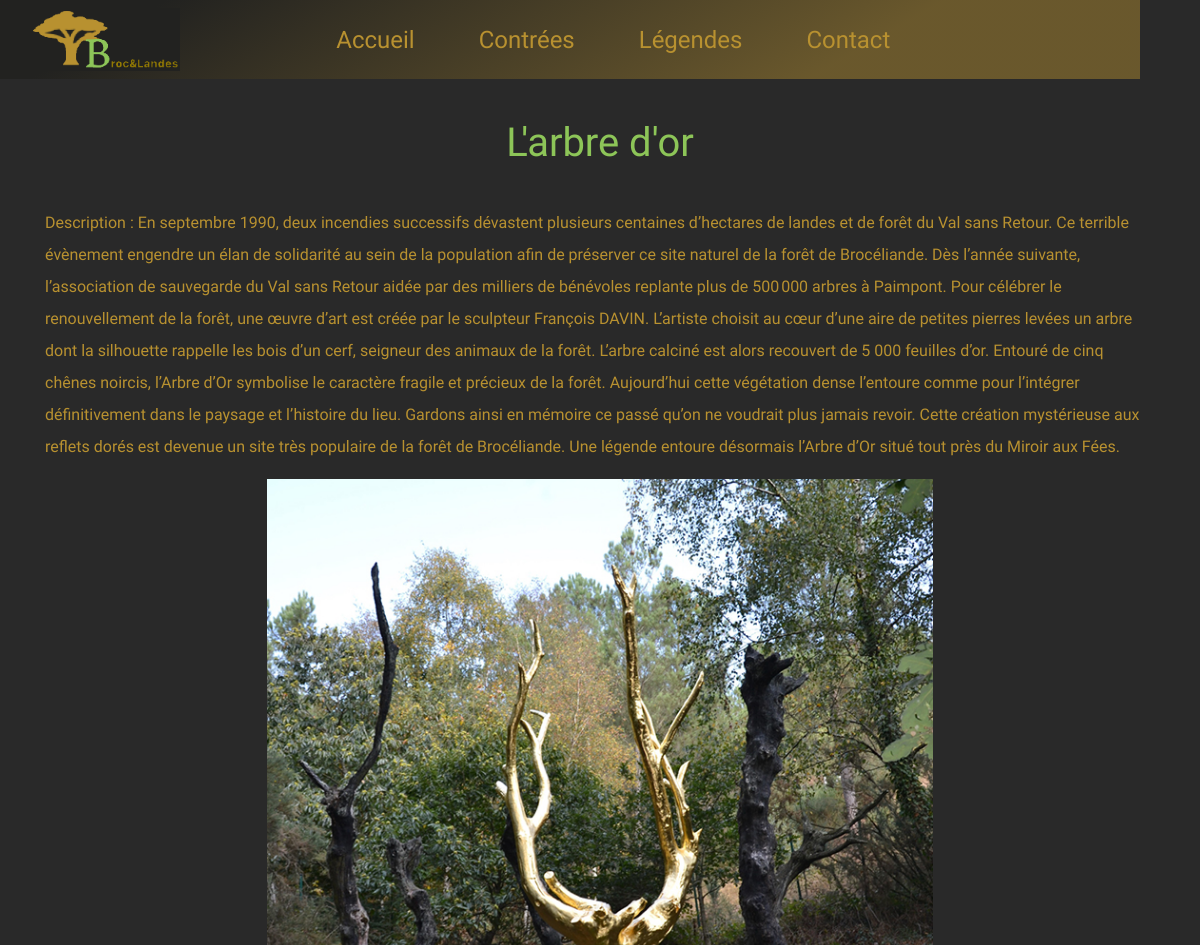
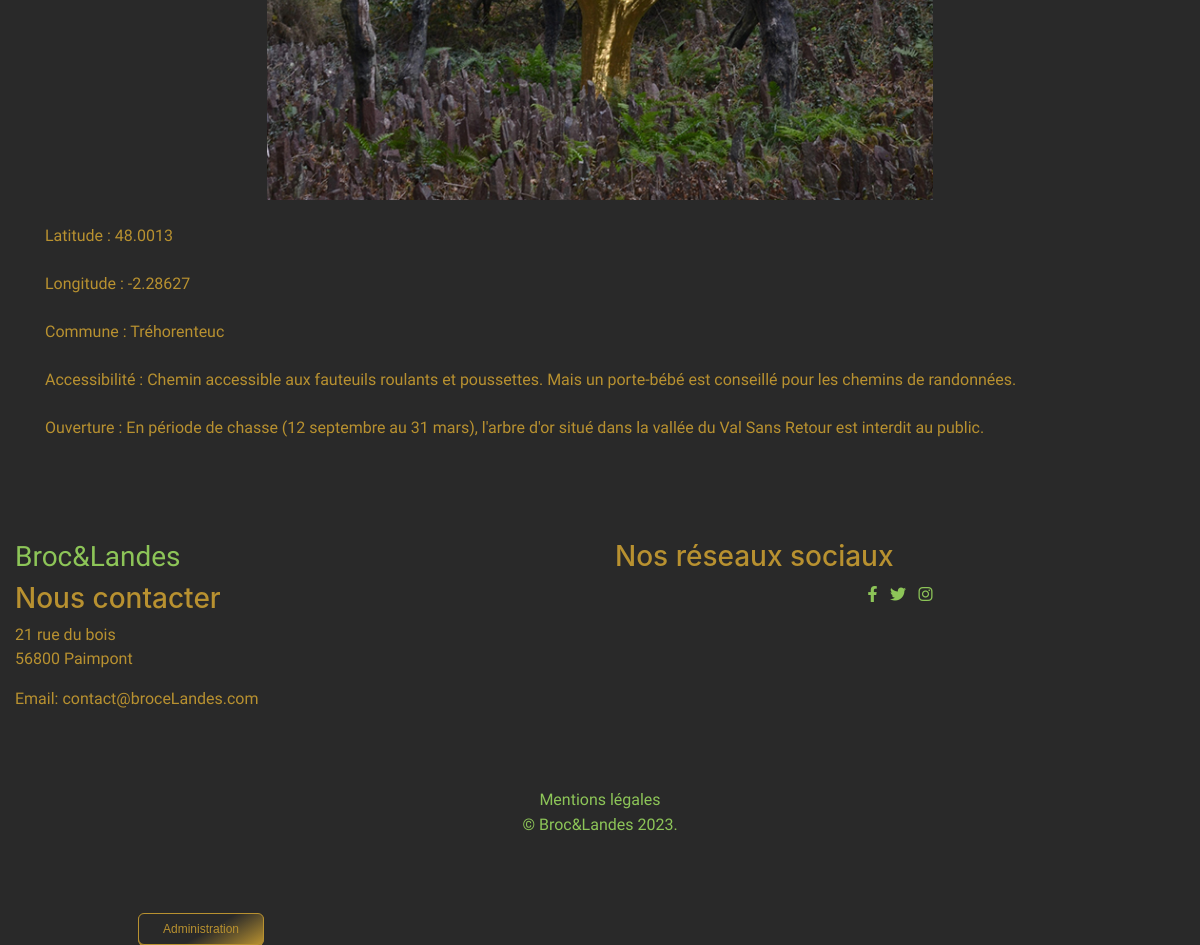
/?action=detailsContree&id=1, run on the app's committed database (2 pictures, top to bottom).
### tables this page shows
CREATE TABLE `contree` (
  `Id_contree` int(11) NOT NULL,
  `titre` varchar(50) NOT NULL,
  `contenu` text DEFAULT NULL,
  `photo` varchar(500) DEFAULT NULL,
  `latitude` float DEFAULT NULL,
  `longitude` float DEFAULT NULL,
  `commune` varchar(50) DEFAULT NULL,
  `accessibilite` varchar(250) DEFAULT NULL,
  `ouverture` varchar(250) DEFAULT NULL
);

### App/Controllers/detailsContreeController.php (called while the page is built, shortened)
<?php
            $id = $_GET['id'];
           $contree = Contree::getById($id);
    include_once('App/Views/viewDetailsContree.php');
?>

### index.php (called while the page is built, shortened)
<?php
require_once(__DIR__ . '/App/routage.php');
if (isset($_GET["action"])) {
    $action = $_GET["action"];
} else {
    $action = "defaut";
}
$fichier = redirectsTo($action);
include(__DIR__ . '/App/Controllers/' . $fichier);
?>

### App/Models/contree.php (called while the page is built, shortened)
<?php
class Contree extends DbConnect
{
    public static function getById($id)
    {
        try {
            $cnx = self::dbConnect();
            $req = $cnx->prepare("SELECT * FROM contree WHERE Id_contree = :id");
            $req->bindValue(':id', $id, PDO::PARAM_INT);
            $req->execute();
            return $req->fetch(PDO::FETCH_ASSOC);
        } catch (PDOException $e) {
            die("Erreur lors de la récupération des données : " . $e->getMessage());
        }
    }
}
?>

### App/Views/viewDetailsContree.php (the view)
<?php
include_once(__DIR__ . '/viewHeader.php');
?>
<main class="container">
    <div class="detailsContree">
        <h1><?= $contree['titre'] ?></h1>
        <p>Description : <?= $contree['contenu'] ?></p>
        <img src="./Data/images/<?= $contree['photo'] ?>" alt="<?= $contree['titre'] ?>">
        <p>Latitude : <?= $contree['latitude'] ?></p>
        <p>Longitude : <?= $contree['longitude'] ?></p>
        <p>Commune : <?= $contree['commune'] ?></p>
        <p>Accessibilité : <?= $contree['accessibilite'] ?></p>
        <p>Ouverture : <?= $contree['ouverture'] ?></p>
    </div>
</main>
<?php
include_once(__DIR__ . '/viewFooter.php');
?>

### Public/css/style.css (style rules this page uses)
:root { --vert: #8DC558; --doree: #b89130; --fond-gris-foncee: #292929; --fond-blanc: #dedddd; --fond-noir: #1c1b1b; }
* { margin: 0; padding: 0; }
h1, h2, h3 h4, p, a { font-family: 'Roboto', Helvetica, sans-serif; text-decoration: none; }
@media only screen and (min-width : 600px) { body { max-width: 1200px; width: 100%; min-height: 1200px; margin: 0 auto; background-color: var(--fond-gris-foncee); background-size: cover; color: var(--doree); } }
@media only screen and (min-width : 600px) { .container .detailsContree img, .container .detailsLegende img { max-width: 60%; margin-bottom: 20px; display: block; margin-left: auto; margin-right: auto; } }
@media only screen and (min-width : 600px) { .container h1 { margin: 40px; color: var(--vert); text-align: center; } }
@media only screen and (min-width : 600px) { .container p { color: var(--doree); line-height: 2rem; } }

### data on the page
contree: titre "L'arbre d'or", contenu "En septembre 1990, deux incendies successifs dévastent plusieurs centaines d’hectares de landes et de forêt du Val sans Retour. Ce terrible évènement engendre un élan de solidarité au sein de la population afin de préserver ce site naturel de la forêt de Brocéliande. Dès l’année suivante, l’association de sauvegarde du Val sans Retour aidée par des milliers de bénévoles replante plus de 500 000 arbres à Paimpont. Pour célébrer le renouvellement de la forêt, une œuvre d’art est créée par le sculpteur François DAVIN. L’artiste choisit au cœur d’une aire de petites pierres levées un arbre dont la silhouette rappelle les bois d’un cerf, seigneur des animaux de la forêt. L’arbre calciné est…", photo (picture), latitude "48.0013", longitude "-2.28627", commune "Tréhorenteuc", accessibilite "Chemin accessible aux fauteuils roulants et poussettes. Mais un porte-bébé est conseillé pour les chemins de randonnées.", ouverture "En période de chasse (12 septembre au 31 mars), l'arbre d'or situé dans la vallée du Val Sans Retour est interdit au public."
